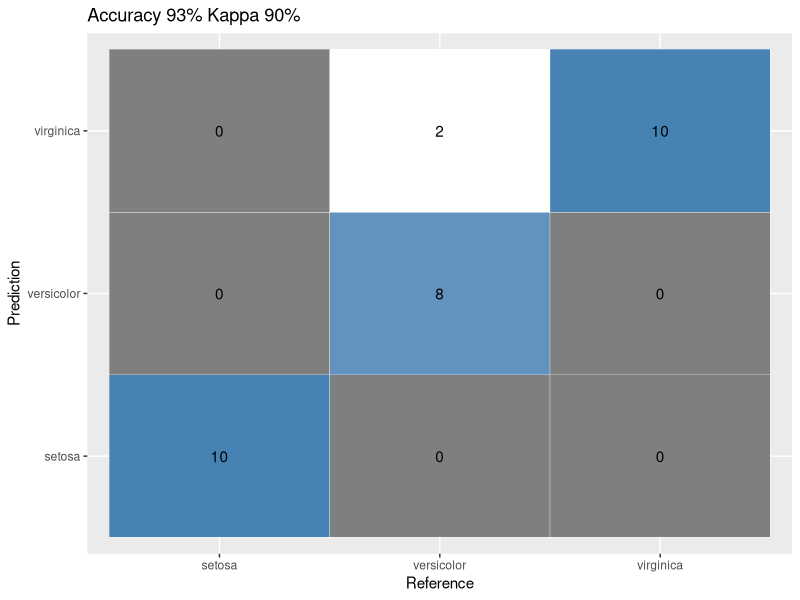

Generate this figure with R:
## ---- chunk 1
library(e1071)
library(caTools)
library(ggplot2)
library(scales)
library(caret)
## ---- chunk 2
iris$spl = caTools::sample.split(iris, SplitRatio = 0.8)
train <- subset(iris, iris$spl == TRUE)
test <- subset(iris, iris$spl == FALSE)

iris.nb <- naiveBayes(Species ~ ., data = train)

nb_train_predict <-
  predict(iris.nb, test[, names(test) != "Species"])

cfm <- confusionMatrix(nb_train_predict, test$Species)
cfm
## ---- chunk 3
ggplotConfusionMatrix <- function(m){
  mytitle <- paste("Accuracy", percent_format()(m$overall[1]),
                   "Kappa", percent_format()(m$overall[2]))
  p <-
    ggplot(data = as.data.frame(m$table) ,
           aes(x = Reference, y = Prediction)) +
    geom_tile(aes(fill = log(Freq)), colour = "white") +
    scale_fill_gradient(low = "white", high = "steelblue") +
    geom_text(aes(x = Reference, y = Prediction, label = Freq)) +
    theme(legend.position = "none") +
    ggtitle(mytitle)
  return(p)
}
## ---- chunk 4
ggplotConfusionMatrix(cfm)
